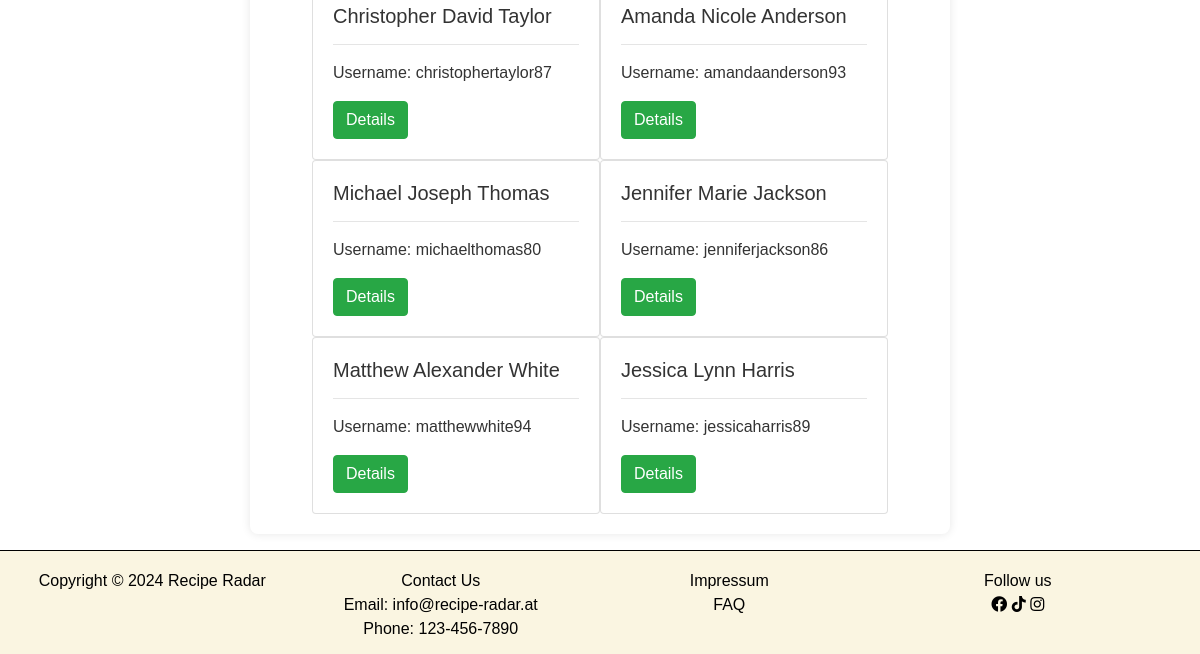
The app's page /userlist.php (signed in, lower part), older data.
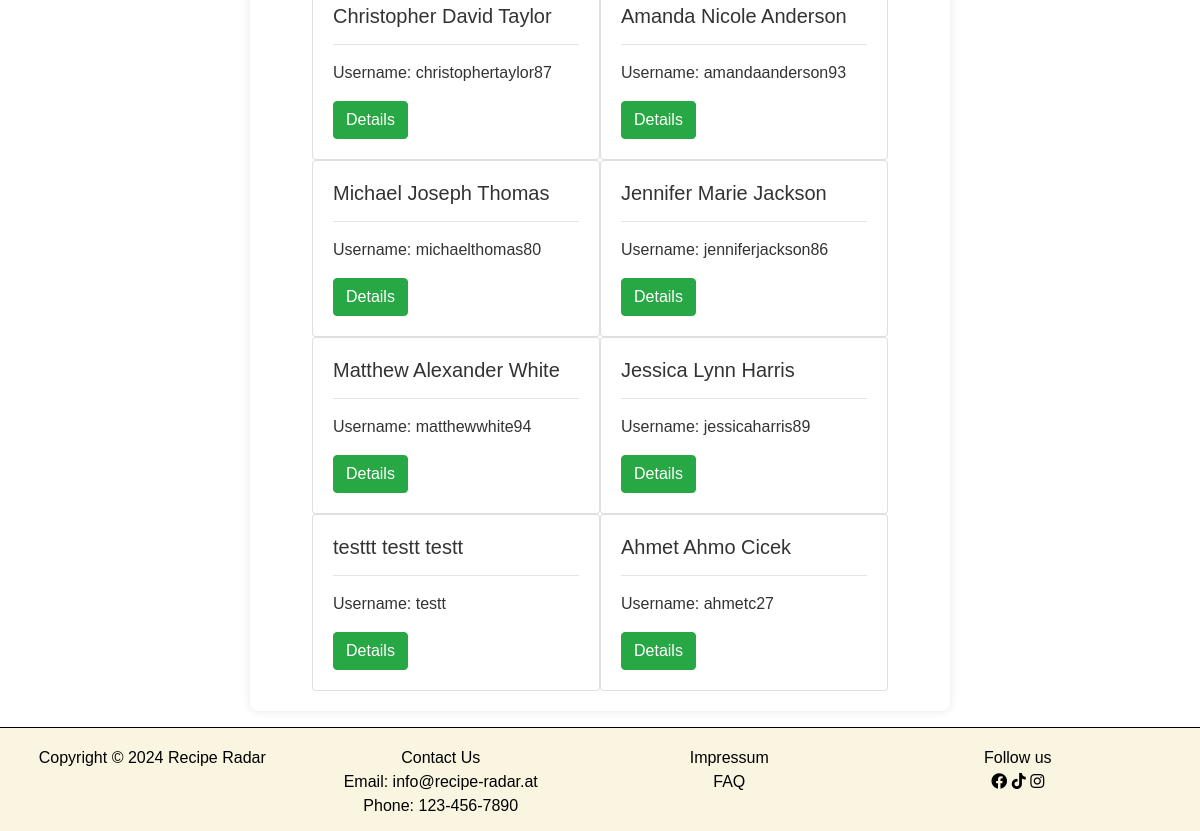
The same page, newer data.
### tables this page shows
CREATE TABLE `users` (
  `userID` int(20) NOT NULL,
  `type` text NOT NULL DEFAULT 'normal',
  `salutation` varchar(50) DEFAULT NULL,
  `firstName` varchar(50) NOT NULL,
  `middleName` varchar(50) DEFAULT NULL,
  `lastName` varchar(50) NOT NULL,
  `userName` varchar(30) NOT NULL,
  `email` varchar(100) NOT NULL,
  `password` varchar(255) NOT NULL,
  `birthDate` date NOT NULL,
  `profilePicture` varchar(255) DEFAULT NULL
);

### services/userlist_service.php (the view, shortened to what this page needs)
<?php
require 'config/db_connect.php';
$users = "SELECT * FROM users WHERE Type != 'admin'";
$usersResult = mysqli_query($conn, $users);
$layout = "";
if (mysqli_num_rows($usersResult) == 0) {
    $layout .= "No Users found!";
} else {
    while ($user = mysqli_fetch_assoc($usersResult)) {
        $layout .= "<div class='card' style='width: 18rem'>
        <div class='card-body'>
          <h5 class='card-title'>{$user["firstName"]} {$user["middleName"]} {$user["lastName"]}</h5>
          <hr>
          <p class='card-text'>Username: {$user["userName"]}</p>
          <a href='userdetails.php?id={$user["userID"]}' class='btn btn-success' >Details</a>
        </div>
      </div>";
    }
}
?>

Row changes from the older to the newer data that the page shows:
added users: firstName "testtt", middleName "testt", lastName "testt", userName "testt"
added users: firstName "Ahmet", middleName "Ahmo", lastName "Cicek", userName "ahmetc27"
